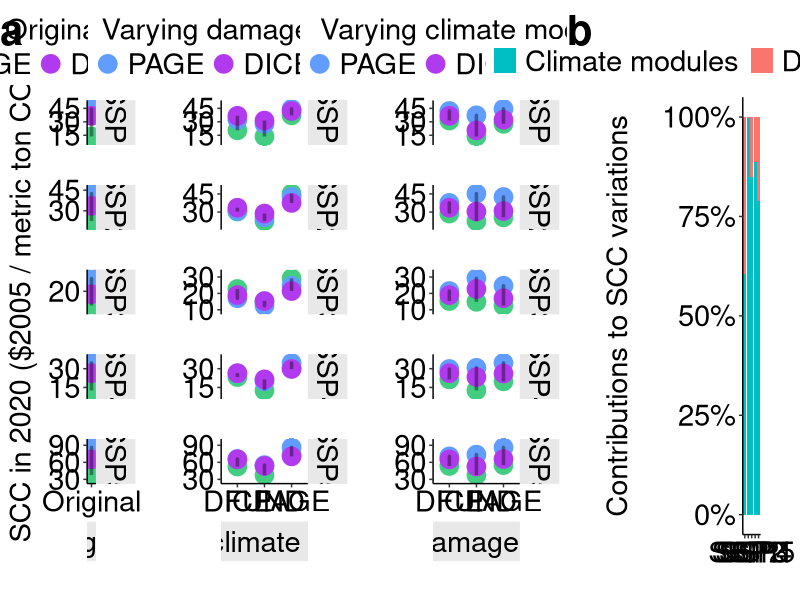

Generate this figure with R:
library(ggplot2);
library(scales);
library("openxlsx")
setwd("/Users/tianpeng/Desktop/NCC_data_public/Figure Data and Code/Figure 1")
## set the discount rate
discount_rate_disp = "3%";
discount_rate = "ds_0.03";
uncertainty_data_disp = read.xlsx("Uncertainty analysis.xlsx",sheet = discount_rate_disp);
uncertainty_data = read.xlsx("Uncertainty analysis.xlsx",sheet = "uncertainty_standard");

uncertainty_data_disp$Type = factor(uncertainty_data_disp$Type, levels=c('Original','Unified climate modules','Unified damage modules'))

p_uncertainty_display = ggplot(uncertainty_data_disp, aes(x=Axis, y=Value)) + 
  geom_point(aes(col=factor(Inconsistent.module)),alpha = 1,size=6) +
  geom_line(alpha = 0.4,size=1.2)+
  theme_bw()+
  # theme(legend.title=element_blank())+
  theme(legend.position="right")+
  theme(panel.border = element_blank(),panel.grid.major = element_blank(),panel.grid.minor = element_blank(),axis.line = element_line(colour = "black"))+
  facet_grid(SSPs~Type, scales = "free", space = "free_x")+
  # scale_y_continuous(expand = c(.5,0))+
  theme(strip.placement = "outside")+
  labs(shape = " ", colour = " ")+
  theme(strip.text = element_text(colour = 'black',  size = rel(1.9)), strip.background = element_rect(fill = 'gray91', colour = 'gray91', size = rel(1), linetype = 1))+
  theme(panel.spacing = unit(2, "lines"))+
  xlab(" ")+
  ylab(expression(paste('SCC in 2020 ($2005 / metric ton '*'CO'[2],')',sep="  ")))+
  scale_color_manual(values=c("#619CFF", "darkorchid2","seagreen3"),breaks = c("PAGE", "DICE","FUND"), labels = c("PAGE", "DICE","FUND"))+
  theme(axis.text.x = element_text(size = 21, color = "black"))+
  theme(axis.text.y = element_text(size = 21, color = "black"))+
  theme(axis.title.x = element_text(size = 21, color = "black",margin = margin(t = 20, r = 0, b = 20, l = 0)))+
  theme(axis.title.y = element_text(size = 21, color = "black",margin = margin(t = 0, r = 20, b = 0, l = 0)))+
  theme(plot.margin = unit(c(1,1,0,1), "cm"))+
  # theme(text = element_text(family='Times New Roman',size = 21))+
  theme(legend.text = element_text(size = 21, color = "black"))+     ##设置标签文字
  theme(legend.title  = element_text(size = 21, color = "black"))     ##设置标签文字


my_breaks <- function(x) c(0, (((max(x) / 2) %/% 10) + 1) * 5, (((max(x) / 2) %/% 10) + 1) * 10, (((max(x) / 2) %/% 10) + 1) * 15,(((max(x) / 2) %/% 10) + 1) * 20)

p_uncertainty_display_original = ggplot(uncertainty_data_disp[uncertainty_data_disp$Type=="Original",], aes(x=Axis, y=Value)) + 
  geom_point(aes(col=factor(Inconsistent.module)),alpha = 1,size=6) +
  geom_line(alpha = 0.4,size=1.2)+
  theme_bw()+
  # theme(legend.title=element_blank())+
  theme(legend.position="top")+
  theme(panel.border = element_blank(),panel.grid.major = element_blank(),panel.grid.minor = element_blank(),axis.line = element_line(colour = "black"))+
  facet_grid(SSPs~Type, scales = "free", space = "free_x",switch = "x")+
  # scale_y_continuous(expand=c(0.6,0.6),breaks = my_breaks)+
  # scale_y_continuous(expand=c(0.8,0.8),breaks = my_breaks)+
  scale_y_continuous(expand=c(0.3,0.3),breaks = my_breaks)+
  theme(strip.placement = "outside")+
  labs(shape = " ", colour = "Original IAMs")+
  theme(strip.text = element_text(colour = 'black',  size = rel(1.9)), strip.background = element_rect(fill = 'gray91', colour = 'gray91', size = rel(1), linetype = 1))+
  theme(panel.spacing = unit(2, "lines"))+
  scale_color_manual(values=c("#619CFF", "darkorchid2","seagreen3"),breaks = c("PAGE", "DICE","FUND"), labels = c("PAGE", "DICE","FUND"))+
  xlab(" ")+
  ylab(expression(paste('SCC in 2020 ($2005 / metric ton '*'CO'[2],')',sep="  ")))+
  theme(axis.text.x = element_text(size = 21, color = "black"))+
  theme(axis.text.y = element_text(size = 21, color = "black"))+
  # theme(axis.title.x = element_text(size = 21, color = "black",margin = margin(t = 20, r = 0, b = 20, l = 0)))+
  # theme(axis.title.y = element_text(size = 21, color = "black",margin = margin(t = 0, r = 20, b = 0, l = 0)))+
  # theme(plot.margin = unit(c(1,1,0,1), "cm"))+
  theme(axis.title.x = element_text(size = 21, color = "black"))+
  theme(axis.title.y = element_text(size = 21, color = "black"))+
  # theme(text = element_text(family='Times New Roman',size = 21))+
  theme(legend.text = element_text(size = 21, color = "black"))+     ##设置标签文字
  theme(legend.title  = element_text(size = 21, color = "black"))+     ##设置标签文字
  guides(color = guide_legend(title.position = "top", 
                              title.hjust = 0.5))


p_uncertainty_display_climate = ggplot(uncertainty_data_disp[uncertainty_data_disp$Type=="Unified climate modules",], aes(x=Axis, y=Value)) + 
  geom_point(aes(col=factor(Inconsistent.module)),alpha = 1,size=6) +
  geom_line(alpha = 0.4,size=1.2)+
  theme_bw()+
  # theme(legend.title=element_blank())+
  theme(legend.position="top")+
  theme(panel.border = element_blank(),panel.grid.major = element_blank(),panel.grid.minor = element_blank(),axis.line = element_line(colour = "black"))+
  facet_grid(SSPs~Type, scales = "free", space = "free_x",switch = "x")+
  # scale_y_continuous(expand=c(0.6,0.6),breaks = my_breaks)+
  # scale_y_continuous(expand=c(0.8,0.8),breaks = my_breaks)+
  scale_y_continuous(expand=c(0.3,0.3),breaks = my_breaks)+
  
  theme(strip.placement = "outside")+
  labs(shape = " ", colour = "Varying damage modules")+
  theme(strip.text = element_text(colour = 'black',  size = rel(1.9)), strip.background = element_rect(fill = 'gray91', colour = 'gray91', size = rel(1), linetype = 1))+
  theme(panel.spacing = unit(2, "lines"))+
  scale_color_manual(values=c("#619CFF", "darkorchid2","seagreen3"),breaks = c("PAGE", "DICE","FUND"), labels = c("PAGE", "DICE","FUND"))+
  xlab(" ")+
  # ylab(expression(paste('SCC in 2020 ($2005 / metric ton '*'CO'[2],')',sep="  ")))+
  ylab('')+
  theme(axis.text.x = element_text(size = 21, color = "black"))+
  theme(axis.text.y = element_text(size = 21, color = "black"))+
  # theme(axis.title.x = element_text(size = 21, color = "black",margin = margin(t = 20, r = 0, b = 20, l = 0)))+
  # theme(axis.title.y = element_text(size = 21, color = "black",margin = margin(t = 0, r = 20, b = 0, l = 0)))+
  # theme(plot.margin = unit(c(1,1,0,1), "cm"))+
  theme(axis.title.x = element_text(size = 21, color = "black"))+
  theme(axis.title.y = element_text(size = 21, color = "black"))+
  # theme(text = element_text(family='Times New Roman',size = 21))+
  theme(legend.text = element_text(size = 21, color = "black"))+     ##设置标签文字
  theme(legend.title  = element_text(size = 21, color = "black"))+     ##设置标签文字
  guides(color = guide_legend(title.position = "top", 
                              title.hjust = 0.5))


p_uncertainty_display_damage = ggplot(uncertainty_data_disp[uncertainty_data_disp$Type=="Unified damage modules",], aes(x=Axis, y=Value)) + 
  geom_point(aes(col=factor(Inconsistent.module)),alpha = 1,size=6) +
  geom_line(alpha = 0.4,size=1.2)+
  theme_bw()+
  # theme(legend.title=element_blank())+
  theme(legend.position="top")+
  theme(panel.border = element_blank(),panel.grid.major = element_blank(),panel.grid.minor = element_blank(),axis.line = element_line(colour = "black"))+
  facet_grid(SSPs~Type, scales = "free",switch = "x")+
  # scale_y_continuous(expand=c(0.6,0.6),breaks = my_breaks)+
  # scale_y_continuous(expand=c(0.8,0.8),breaks = my_breaks)+
  scale_y_continuous(expand=c(0.3,0.3),breaks = my_breaks)+
  
  theme(strip.placement = "outside")+
  labs(shape = " ", colour = "Varying climate modules")+
  theme(strip.text = element_text(colour = 'black',  size = rel(1.9)), strip.background = element_rect(fill = 'gray91', colour = 'gray91', size = rel(1), linetype = 1))+
  theme(panel.spacing = unit(2, "lines"))+
  scale_color_manual(values=c("#619CFF", "darkorchid2","seagreen3"),breaks = c("PAGE", "DICE","FUND"), labels = c("PAGE", "DICE","FUND"))+
  xlab(" ")+
  # ylab(expression(paste('SCC in 2020 ($2005 / metric ton '*'CO'[2],')',sep="  ")))+
  ylab('')+
  theme(axis.text.x = element_text(size = 21, color = "black"))+
  theme(axis.text.y = element_text(size = 21, color = "black"))+
  # theme(axis.title.x = element_text(size = 21, color = "black",margin = margin(t = 20, r = 0, b = 20, l = 0)))+
  # theme(axis.title.y = element_text(size = 21, color = "black",margin = margin(t = 0, r = 20, b = 0, l = 0)))+
  # theme(plot.margin = unit(c(1,1,0,1), "cm"))+
  theme(axis.title.x = element_text(size = 21, color = "black"))+
  theme(axis.title.y = element_text(size = 21, color = "black"))+
  # theme(text = element_text(family='Times New Roman',size = 21))+
  theme(legend.text = element_text(size = 21, color = "black"))+     ##设置标签文字
  theme(legend.title  = element_text(size = 21, color = "black"))+     ##设置标签文字
  guides(color = guide_legend(title.position = "top", 
                              title.hjust = 0.5))

###########plot the uncertainty results based on variance#################

uncertainty_source_plot = matrix(nrow = 5*3*2,ncol = 4);
uncertainty_source_plot[,1] = rep(c(rep("SSP1",2),rep("SSP2",2),rep("SSP3",2),rep("SSP4",2),rep("SSP5",2)),3);
uncertainty_source_plot[,2] = c(rep("ds_0.03",10),rep("ds_0.025",10),rep("ds_0.05",10));
uncertainty_source_plot[,3] = rep(c("Climate modules","Damage modules"),15);

uncertainty_source_plot[1:10,4] = c(as.numeric(uncertainty_data[9,10:11]),as.numeric(uncertainty_data[10,10:11]),as.numeric(uncertainty_data[11,10:11]),as.numeric(uncertainty_data[12,10:11]),as.numeric(uncertainty_data[13,10:11]));
uncertainty_source_plot[11:20,4] = c(as.numeric(uncertainty_data[9,21:22]),as.numeric(uncertainty_data[10,21:22]),as.numeric(uncertainty_data[11,21:22]),as.numeric(uncertainty_data[12,21:22]),as.numeric(uncertainty_data[13,21:22]));
uncertainty_source_plot[21:30,4] = c(as.numeric(uncertainty_data[9,32:33]),as.numeric(uncertainty_data[10,32:33]),as.numeric(uncertainty_data[11,32:33]),as.numeric(uncertainty_data[12,32:33]),as.numeric(uncertainty_data[13,32:33]));

colnames(uncertainty_source_plot) = c("SSPs","DS","Source","Value");
uncertainty_source_plot=as.data.frame(uncertainty_source_plot);
uncertainty_source_plot$Value = as.numeric(as.character(uncertainty_source_plot$Value));
uncertainty_source_plot_3 = uncertainty_source_plot[uncertainty_source_plot$DS==discount_rate,]

p_uncertainty_quan = ggplot(uncertainty_source_plot_3,aes(x=SSPs,y=Value,fill=factor(Source,levels=c("Damage modules", "Climate modules"))))+
  geom_bar(stat="identity")+
  theme_bw()+
  theme(panel.border = element_blank(),panel.grid.major = element_blank(),panel.grid.minor = element_blank(),axis.line = element_line(colour = "black"))+
  theme(strip.text = element_text(colour = 'black',  size = rel(1.8)), strip.background = element_rect(fill = 'gray91', colour = 'gray91', size = rel(1), linetype = 1))+
  xlab(" ")+
  guides(fill = guide_legend(reverse=TRUE))+
  scale_y_continuous(name = 'Contributions to SCC variations', labels = percent ) +
  theme(plot.margin = unit(c(1,1,0,1), "cm"))+
  theme(axis.text.x = element_text(size = 21, color = "black"))+
  theme(axis.text.y = element_text(size = 21, color = "black"))+
  theme(axis.title.x = element_text(size = 21, color = "black"))+
  theme(axis.title.y = element_text(size = 21, color = "black",margin = margin(t = 0, r = 20, b = 0, l = 0)))+
  theme(legend.title=element_blank())+
  theme(legend.position="top")+
  theme(legend.text = element_text(size = 21, color = "black"))     ##设置标签文字

library(gridExtra)
library(plyr)
library(ggpubr)

p_uncertainty_display_original = ggarrange(p_uncertainty_display_original,ncol = 1,labels=c("a"),font.label = list(size = 30, color = "black", family = NULL),hjust = 0);
p_uncertainty_display_climate = ggarrange(p_uncertainty_display_climate,ncol = 1,labels=c(""),font.label = list(size = 30, color = "black", family = NULL),hjust = 0);
p_uncertainty_display_damage = ggarrange(p_uncertainty_display_damage,ncol = 1,labels=c(""),font.label = list(size = 30, color = "black", family = NULL),hjust = 0);
p_uncertainty_quan= ggarrange(p_uncertainty_quan,ncol = 1,labels=c("b"),font.label = list(size = 30, color = "black", family = NULL),hjust = 0)

p_final = grid.arrange(p_uncertainty_display_original,p_uncertainty_display_climate,p_uncertainty_display_damage,p_uncertainty_quan,nrow=1,ncol=4,widths=c(1.35,2,2,2.2), heights=c(1));
ggsave("Steamflow projection_0.03.pdf",p_final,width = 24,height = 12)

